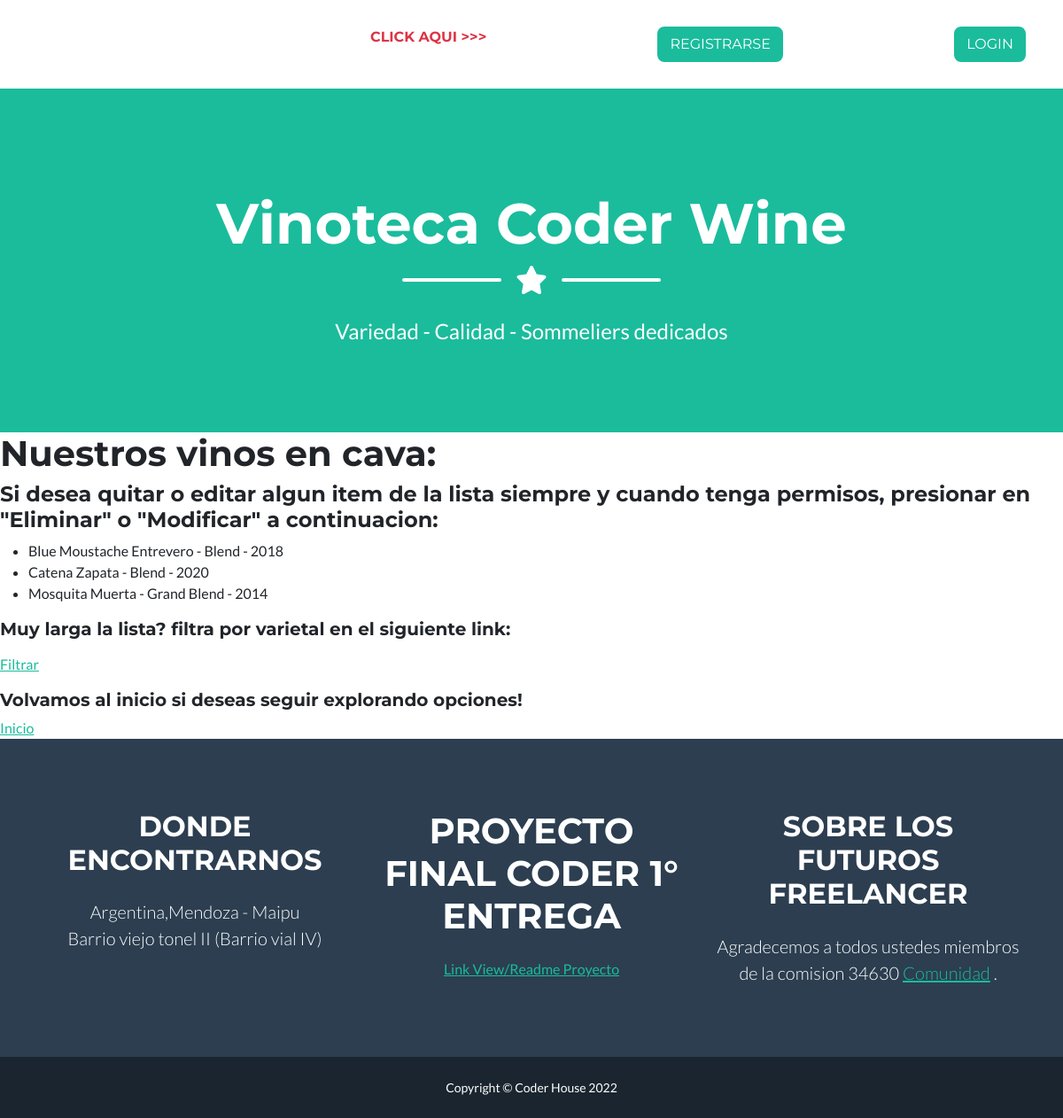
Page /app-coder/listaVinos/ on the committed database.
### AppCoder/models.py (models this page shows, shortened)
class Vino(models.Model):
    nombre = models.CharField(max_length=50)
    varietal = models.CharField(max_length=50)
    añada = models.IntegerField()
    class Meta:
        verbose_name= 'Mis Vino'
        ordering = ['nombre', 'varietal','añada',]
        unique_together = ['nombre', 'varietal','añada',]

### AppCoder/views.py (the view)
# urls.py: path('listaVinos/', listaVinos , name="ListaVinos"),
def listaVinos(request):
    vinoss = Vino.objects.all()
    return render(request, "listaVinos.html", {"listaVinos": vinoss})

### AppCoder/templates/listaVinos.html (shortened to what this page needs)
{% extends 'padre.html' %}
{% load static %}
{% block contenidoQueCambia %}
    <h1>Nuestros vinos en cava: </h1>
    <h4>Si desea quitar o editar algun item de la lista siempre y cuando tenga permisos, presionar en "Eliminar" o "Modificar" a continuacion: </h4>
    <ul>
        {% for vino in listaVinos  %}
        <li>{{vino.nombre}} - {{vino.varietal}} - {{vino.añada}}</li>
        {% endfor %}
    </ul>
    <h5> Muy larga la lista? filtra por varietal en el siguiente link:</h5>
    <a href="{% url 'BusquedaVarietal' %}">Filtrar</a>
    <h5>Volvamos al inicio si deseas seguir explorando opciones!</h5>
    <a href="{% url 'Inicio' %}">Inicio</a>
{% endblock contenidoQueCambia %}

### rows in the picture
Vino: nombre "Blue Moustache Entrevero", varietal "Blend", añada "2018"
Vino: nombre "Catena Zapata", varietal "Blend", añada "2020"
Vino: nombre "Mosquita Muerta", varietal "Grand Blend", añada "2014"
